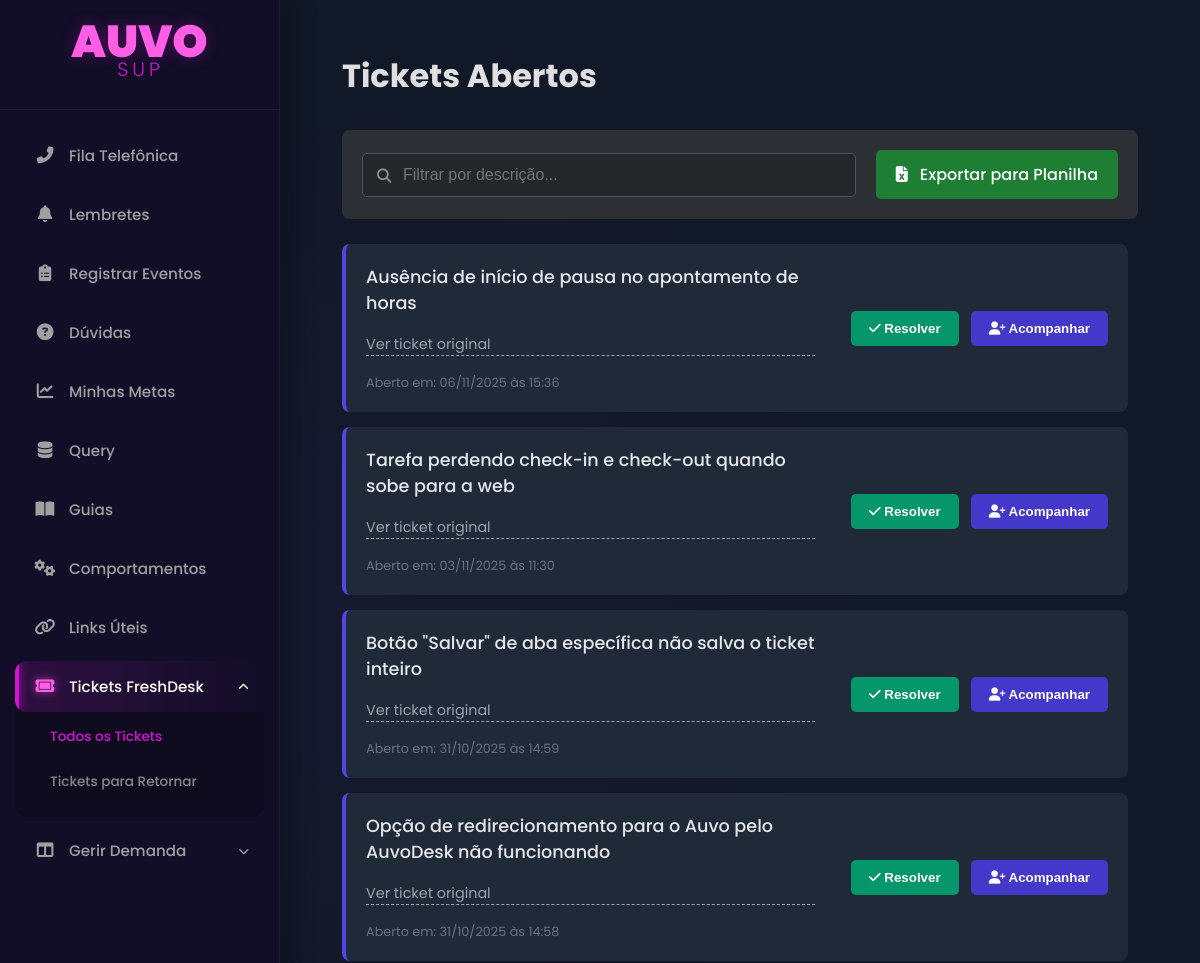
The app's page /tickets-freshdesk (signed in, upper part), older data.
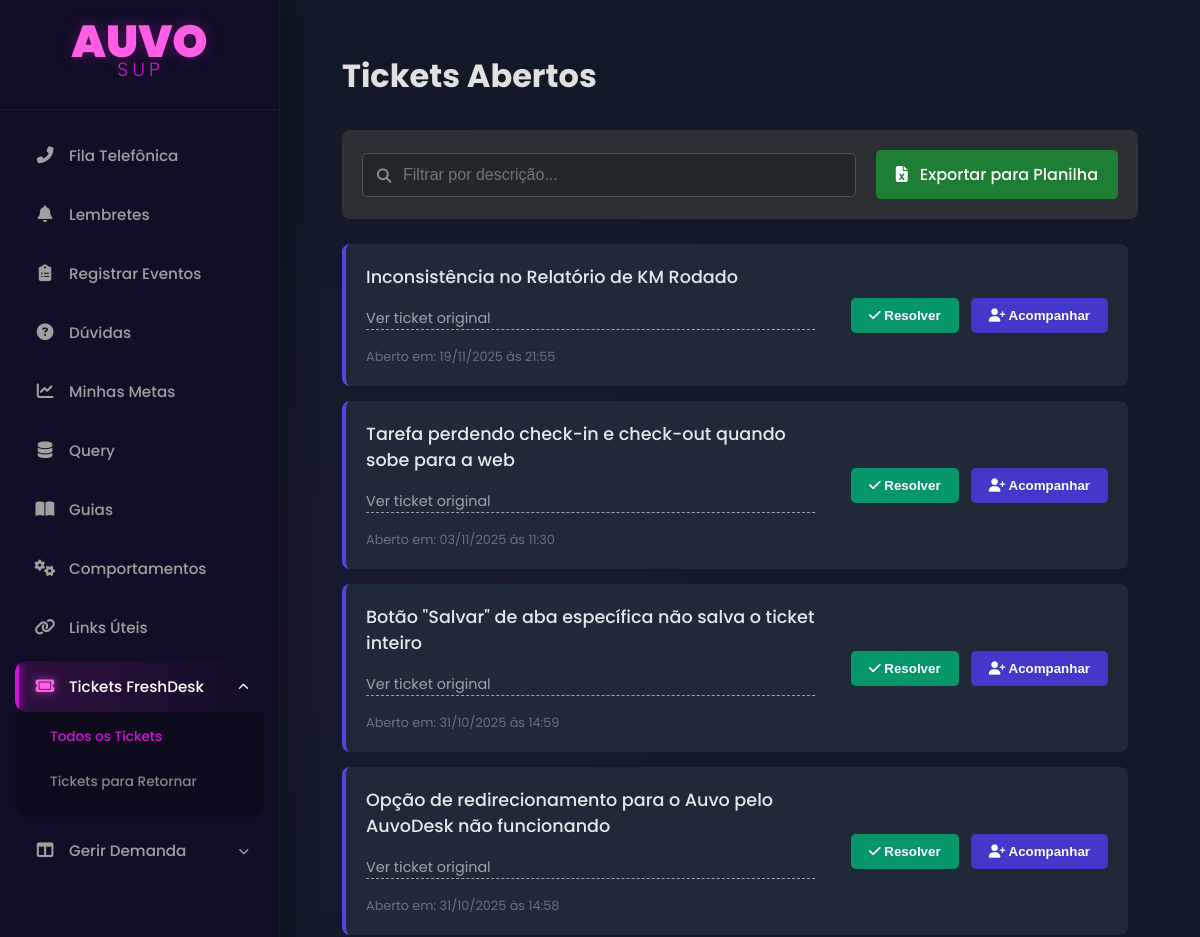
The same page, newer data.
### app.py (models this page shows)
class DiscordTicket(db.Model):
    id = db.Column(db.Integer, primary_key=True)
    description = db.Column(db.Text, nullable=False)
    link = db.Column(db.String(300), nullable=False)
    status = db.Column(db.String(20), default='aberto', nullable=False)
    created_at = db.Column(db.DateTime, default=datetime.utcnow)
    follow_ups = db.relationship('TicketFollowUp', backref='ticket', lazy=True, cascade="all, delete-orphan")

### app.py (the view)
@app.route('/tickets-freshdesk')
@login_required
def tickets_freshdesk():
    search_term = request.args.get('search', '')
    tickets_query = DiscordTicket.query.filter_by(status='aberto')
    if search_term:
        tickets_query = tickets_query.filter(DiscordTicket.description.ilike(f'%{search_term}%'))
    tickets = tickets_query.order_by(DiscordTicket.created_at.desc()).all()
    return render_template('tickets_freshdesk.html',
                           title="Tickets Abertos",
                           tickets=tickets,
                           search_term=search_term) # Passa o termo de volta para o template

### app.py (called while the page is built)
@app.context_processor
def inject_now():
    return {'now': datetime.utcnow()}

@login_manager.user_loader
def load_user(user_id):
    return User.query.get(int(user_id))

### templates/tickets_freshdesk.html (shortened to what this page needs)
{% extends "base.html" %}
{% block content %}
<div class="content-padding">
    <div class="fila-header">
        <h1>{{ title }}</h1>
    </div>
    <div class="filter-bar">
        <form method="GET" action="{{ url_for('tickets_freshdesk') }}" class="search-form">
            <input type="text" name="search" placeholder="Filtrar por descrição..." value="{{ search_term or '' }}">
        </form>
        <a href="{{ url_for('export_tickets', search=search_term) }}" class="action-btn export-btn">
            <i class="fa-solid fa-file-excel"></i> Exportar para Planilha
        </a>
    </div>
    <div class="ticket-list-container">
        {% if tickets %}
            <ul class="ticket-list">
                {% for ticket in tickets %}
                <li class="ticket-item">
                    <div class="ticket-content">
                        <p class="ticket-description">{{ ticket.description }}</p>
                        <a href="{{ ticket.link }}" target="_blank" rel="noopener noreferrer" class="ticket-link">Ver ticket original</a>
                        <small class="ticket-timestamp">Aberto em: {{ ticket.created_at.strftime('%d/%m/%Y às %H:%M') }}</small>
                    </div>
                    <div class="ticket-actions">
                        <form method="POST" action="{{ url_for('resolver_ticket', ticket_id=ticket.id) }}" style="display: inline;">
                            <button type="submit" class="action-btn resolve-btn" title="Marcar como Resolvido">
                                <i class="fa-solid fa-check"></i> Resolver
                            </button>
                        </form>
                        <button class="action-btn follow-btn" data-ticket-id="{{ ticket.id }}" title="Acompanhar para dar retorno">
                            <i class="fa-solid fa-user-plus"></i> Acompanhar
                        </button>
                    </div>
                </li>
                {% endfor %}
            </ul>
        {% endif %}
    </div>
</div>
{% endblock %}

Row changes from the older to the newer data that the page shows:
no longer on this page (row edited): DiscordTicket: description "Ausência de início de pausa no apontamento de horas", created_at "06/11/2025 às 15:36"
added DiscordTicket: description "Inconsistência no Relatório de KM Rodado", created_at "19/11/2025 às 21:55"
